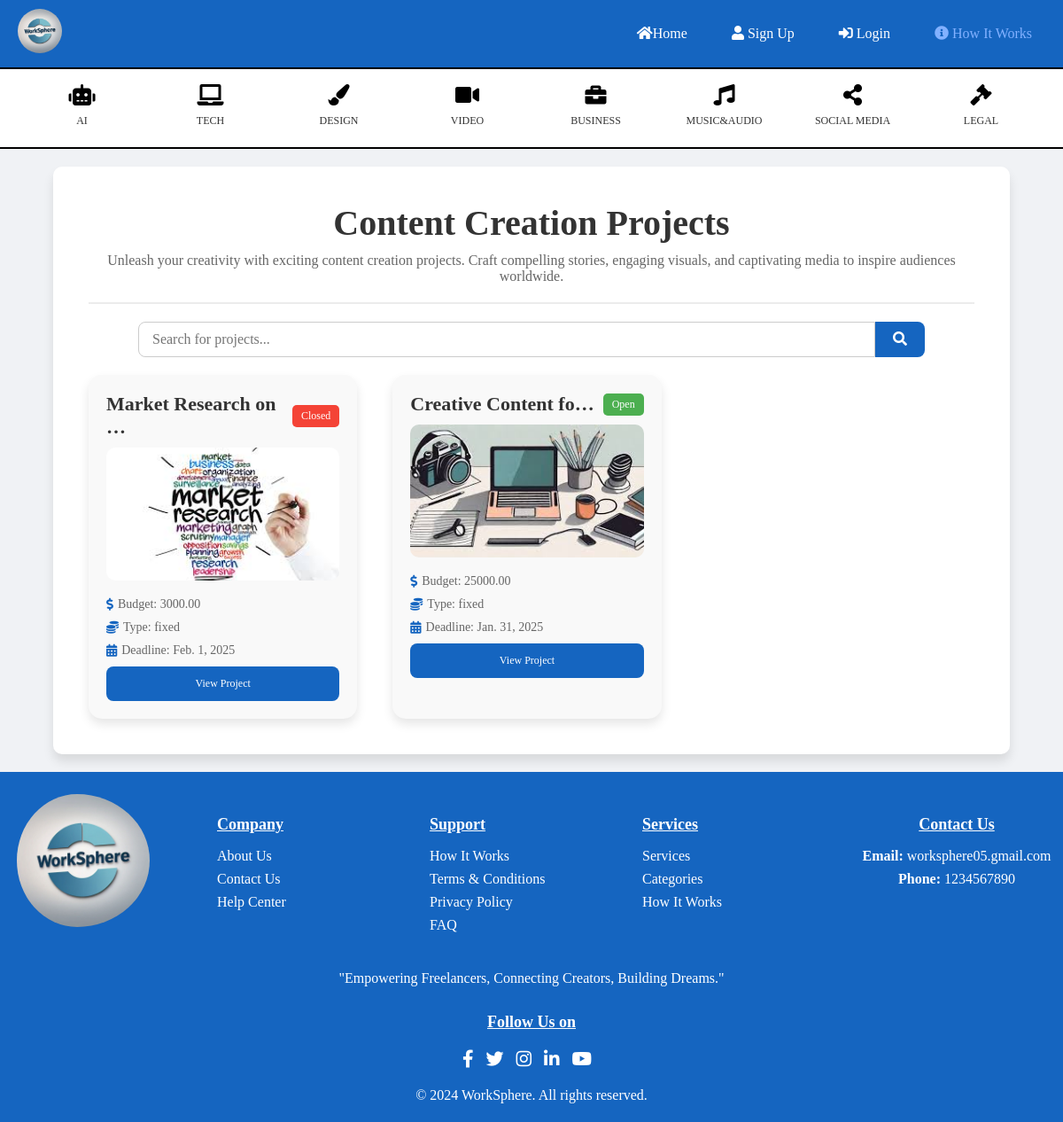
/categories/content_creation/, run on an earlier commit of the app's database.
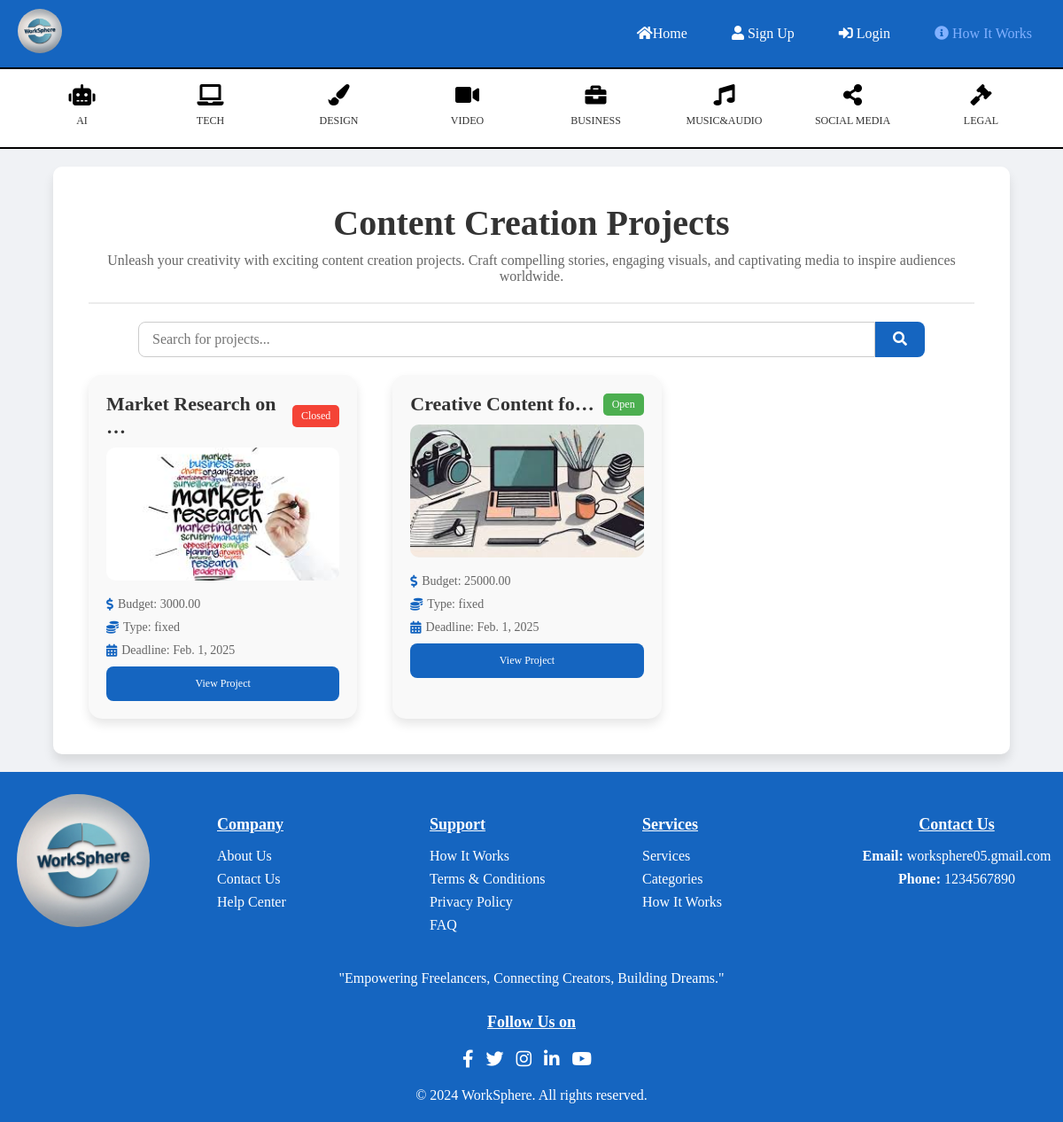
And on a later commit of the database.
### client/models.py (models this page shows, shortened)
class ClientPostProject(models.Model):
    EXPERIENCE_LEVEL_CHOICES = [
        ('entry', 'Entry Level'),
        ('intermediate', 'Intermediate Level'),
        ('expert', 'Expert Level'),
    ]
    BUDGET_TYPE_CHOICES = [
        ('fixed', 'Fixed Price'),
        ('hourly', 'Hourly'),
    ]
    CATEGORY_CHOICES = [
        ('ai_developement', 'AI Development'),
        ('animation', 'Animation'),
        ('business_strategy', 'Business Strategy'),
        ('content_creation', 'Content Creation'),
        ('contract_drafting', 'Contract Drafting'),
        ('graphic_design', 'Graphic Design'),
        ('legal_consulting', 'Legal Consulting'),
        ('logo_design', 'Logo Design'),
        ('machine_learning', 'Machine Learning'),
        ('market_research', 'Market Research'),
        ('social_media_marketing', 'Social Media Marketing'),
        ('software_development', 'Software Development'),
        ('video_editing', 'Video Editing'),
        ('web_development', 'Web Development'),
        ('music_composition', 'Music Composition'),
        ('lyric_writting', 'Lyric Writing'),
    ]
    client = models.ForeignKey(ClientRegisterLogin, on_delete=models.CASCADE, related_name='projects', null=True)
    title = models.CharField(max_length=255, help_text="Title of the project")
    description = models.TextField(help_text="Detailed description of the project")
    category = models.CharField(max_length=50, choices=CATEGORY_CHOICES, help_text="Project category")
    budget = models.DecimalField(max_digits=20, decimal_places=2, help_text="Project budget (fixed or hourly)")
    budget_type = models.CharField(max_length=10, choices=BUDGET_TYPE_CHOICES, help_text="Budget type")
    deadline = models.DateField(help_text="Deadline for project completion")
    skills_required = models.CharField(max_length=255, help_text="Skills required for the project")
    attachments = models.FileField(upload_to="project_attachments/", blank=True, null=True, help_text="Project-related files")
    photo = models.ImageField(upload_to="project_photos/", blank=True, null=True, help_text="Project-related photo")
    experience_level = models.CharField(max_length=15, choices=EXPERIENCE_LEVEL_CHOICES, help_text="Required experience level for freelancers")
    created_at = models.DateTimeField(auto_now_add=True, help_text="Time when the project was posted")
    status = models.CharField(max_length=10, null=True)

### categories/views.py (the view)
# urls.py: path('content_creation/', views.content_creation, name='content_creation'),
def content_creation(request):
    query = request.GET.get('q', '')  # Get search query from the GET request
    machine = ClientPostProject.objects.filter(category='content_creation')  # Filter only Machine Learning projects
    if query:
        machine = machine.filter(title__icontains=query)  # Apply search filter on project titles
    context ={
        'machine': machine,
        'query': query
    }
    return render(request, 'content_creation.html', context)

### categories/templates/content_creation.html (shortened to what this page needs)
{% extends 'header_footer.html' %}
{% block content %}
<!DOCTYPE html>
<html lang="en">
<head>
  <link rel="stylesheet" href="https://cdnjs.cloudflare.com/ajax/libs/font-awesome/5.15.4/css/all.min.css">
</head>
<body>
  <div class="projects-container">
    <div class="projects-header">
      <h2>Content Creation Projects</h2>
      <p>Unleash your creativity with exciting content creation projects. Craft compelling stories, engaging visuals, and captivating media to inspire audiences worldwide.</p>
    </div>
    <form method="GET" action="">
      <div class="search-bar">
          <input type="text" name="q" placeholder="Search for projects..." value="{{ query }}">
          <button type="submit"><i class="fas fa-search"></i></button>
      </div>
    </form>
    <ul class="project-list">
      {% for content in machine %}
      <li class="project-card">
        <div class="project-header">
          <h3>{{ content.title | truncatechars:20 }}</h3>
          {% if content.status == "open" %}
          <span class="status-open">Open</span>
          {% else %}
          <span class="status-closed">Closed</span>
          {% endif %}
        </div>
        <img src="/media/{{content.photo}}" alt="Project Image">
        <div class="project-footer">
          <span><i class="fas fa-dollar-sign"></i> Budget: {{ content.budget }}</span>
          <span><i class="fas fa-coins"></i> Type: {{ content.budget_type }}</span>
          <span><i class="fas fa-calendar-alt"></i> Deadline: {{ content.deadline }}</span>
        </div>
        <a href="{% url 'project_view' content.id %}" class="view-details">View Project</a>
      </li>
      {% empty %}
      <p>No Content Creation projects available at the moment.</p>
      {% endfor %}
    </ul>
  </div>
</body>
</html>
{% endblock %}

What changed in the data, as far as the page shows it:
changed ClientPostProject "Creative Content fo…": deadline "Jan. 31, 2025" → "Feb. 1, 2025"
